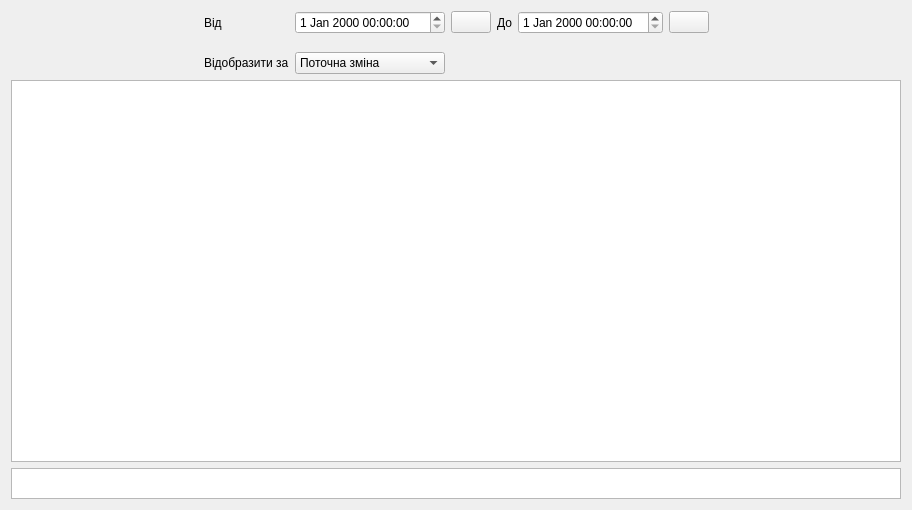
<?xml version="1.0" encoding="UTF-8"?>
<ui version="4.0">
 <class>GpReport</class>
 <widget class="QWidget" name="GpReport">
  <property name="geometry">
   <rect>
    <x>0</x>
    <y>0</y>
    <width>912</width>
    <height>510</height>
   </rect>
  </property>
  <property name="windowTitle">
   <string>Form</string>
  </property>
  <layout class="QGridLayout" name="gridLayout">
   <item row="0" column="0" rowspan="4">
    <spacer name="horizontalSpacer_2">
     <property name="orientation">
      <enum>Qt::Horizontal</enum>
     </property>
     <property name="sizeHint" stdset="0">
      <size>
       <width>40</width>
       <height>20</height>
      </size>
     </property>
    </spacer>
   </item>
   <item row="4" column="0" colspan="8">
    <widget class="QTableWidget" name="twReport"/>
   </item>
   <item row="0" column="7" rowspan="4">
    <spacer name="horizontalSpacer">
     <property name="orientation">
      <enum>Qt::Horizontal</enum>
     </property>
     <property name="sizeHint" stdset="0">
      <size>
       <width>40</width>
       <height>20</height>
      </size>
     </property>
    </spacer>
   </item>
   <item row="0" column="2">
    <widget class="QDateTimeEdit" name="sbStart"/>
   </item>
   <item row="0" column="1">
    <widget class="QLabel" name="label_2">
     <property name="text">
      <string>Від</string>
     </property>
    </widget>
   </item>
   <item row="0" column="6">
    <widget class="QPushButton" name="bnStop">
     <property name="icon">
      <iconset resource="../../../../AuLib/picture.qrc">
       <normaloff>:/butons/pict/calendar_48x48.png</normaloff>:/butons/pict/calendar_48x48.png</iconset>
     </property>
    </widget>
   </item>
   <item row="0" column="5">
    <widget class="QDateTimeEdit" name="sbStop"/>
   </item>
   <item row="0" column="4">
    <widget class="QLabel" name="label_3">
     <property name="text">
      <string>До</string>
     </property>
     <property name="alignment">
      <set>Qt::AlignRight|Qt::AlignTrailing|Qt::AlignVCenter</set>
     </property>
    </widget>
   </item>
   <item row="5" column="0" colspan="8">
    <widget class="QTableWidget" name="twReportAgr">
     <property name="maximumSize">
      <size>
       <width>16777215</width>
       <height>31</height>
      </size>
     </property>
    </widget>
   </item>
   <item row="0" column="3">
    <widget class="QPushButton" name="bnStart">
     <property name="icon">
      <iconset resource="../../../../AuLib/picture.qrc">
       <normaloff>:/butons/pict/calendar_48x48.png</normaloff>:/butons/pict/calendar_48x48.png</iconset>
     </property>
    </widget>
   </item>
   <item row="3" column="1">
    <widget class="QLabel" name="label_4">
     <property name="text">
      <string>Відобразити за</string>
     </property>
    </widget>
   </item>
   <item row="3" column="2">
    <widget class="QComboBox" name="cbSelZm">
     <item>
      <property name="text">
       <string>Поточна зміна</string>
      </property>
     </item>
     <item>
      <property name="text">
       <string>Попердня зміна</string>
      </property>
     </item>
     <item>
      <property name="text">
       <string>Поточна+Попередея</string>
      </property>
     </item>
     <item>
      <property name="text">
       <string>Інший діапазон</string>
      </property>
     </item>
     <item>
      <property name="text">
       <string>Останніх 10 записів</string>
      </property>
     </item>
    </widget>
   </item>
  </layout>
 </widget>
 <resources>
  <include location="../../../../AuLib/picture.qrc"/>
  <include location="../auscada.qrc"/>
 </resources>
 <connections/>
</ui>
